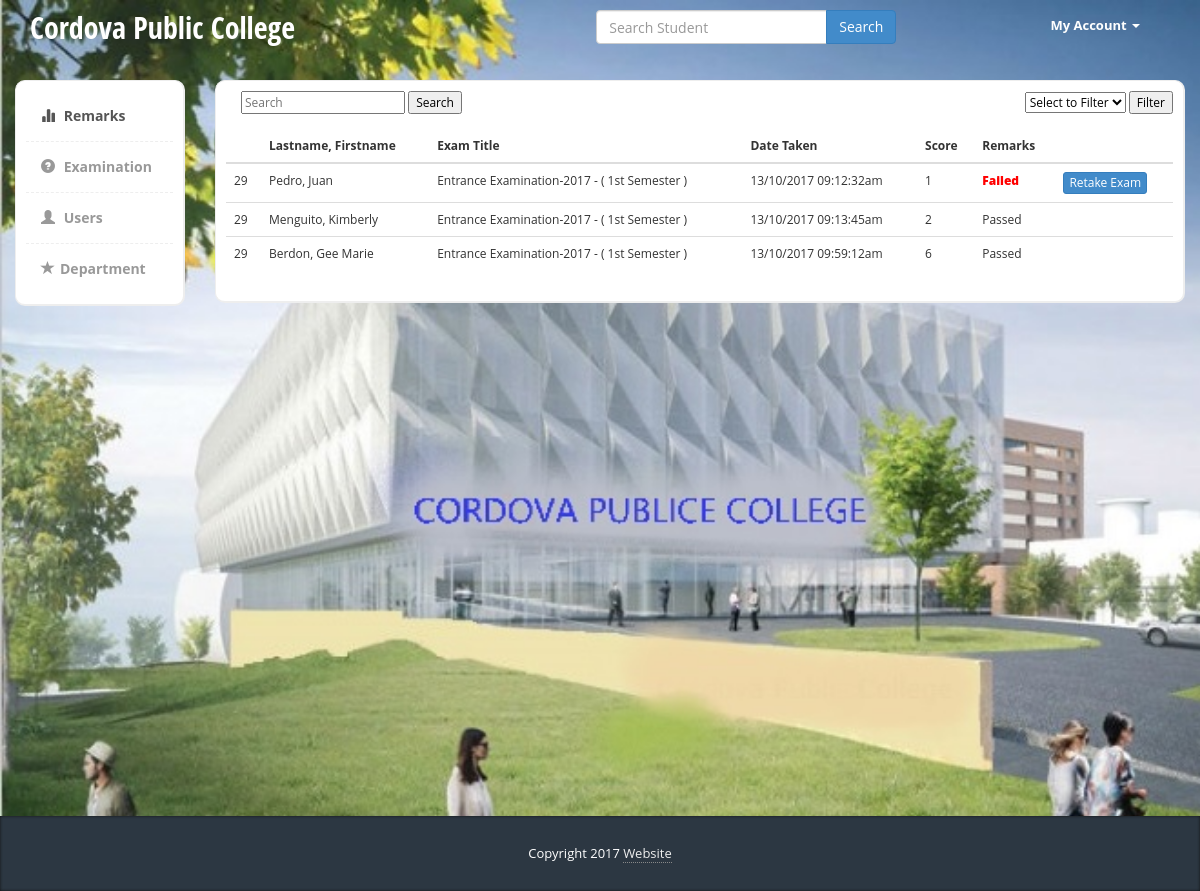
Screenshot of /admin/remarks.php (signed in) with the database file from the repository.
### tables this page shows
CREATE TABLE `remarks` (
  `id` int(11) NOT NULL,
  `exam_url` text NOT NULL,
  `userid` text NOT NULL,
  `score` int(11) NOT NULL,
  `remarks` varchar(50) NOT NULL,
  `date_taken` varchar(50) NOT NULL
);

CREATE TABLE `exams` (
  `id` int(11) NOT NULL,
  `title` varchar(50) NOT NULL,
  `auth` text NOT NULL,
  `userauth` text NOT NULL,
  `passing` int(11) DEFAULT NULL,
  `semester` varchar(50) NOT NULL
);

CREATE TABLE `user` (
  `id` int(11) NOT NULL,
  `firstname` varchar(50) NOT NULL,
  `lastname` varchar(50) NOT NULL,
  `password` text NOT NULL,
  `accessid` varchar(50) NOT NULL,
  `auth` text NOT NULL,
  `admin` text NOT NULL,
  `departmentid` int(11) NOT NULL
);

### function/function.php (called while the page is built, shortened)
<?php
function getJSONdata( $query ) {
	global $mysqli;
	$res = mysqli_query($mysqli, $query);
	$data = array();
	while ($row = mysqli_fetch_object( $res )) {
		$data[] = $row;
	}
	return $data;
}

### admin/remarks.php (the view, shortened to what this page needs)
<?php
include "header.php";
?>
<body></body>
<div class="col-md-10">
	<div class="row">
		<div class="col-md-12">
			<div class="content-box">
				<div class="form-group">
					<div class="col-sm-4">
						<form method="post">
							<input type="text" name="__keyword" placeholder="Search">
							<input type="submit" name="_search" value="Search">
						</form>
					</div>
					<div class="pull-right">
						<form method="post">
							<select name="filter">
								<option value="">Select to Filter</option>
							</select>
							<input type="submit" value="Filter" name="_getFilter">
						</form>
					</div>
					<div class="clearfix"></div>
				</div>
				<table class="table table-responsive">
					<thead>
						<tr>
							<th></th>
							<th>Lastname, Firstname</th>
							<th>Exam Title</th>
							<th>Date Taken</th>
							<th>Score</th>
							<th>Remarks</th>
							<th></th>
						</tr>
					</thead>
					<tbody>
						<?php
						function remarksDataKey( $key ) {
							$query = "select a.*, c.*, b.*, b.id as examidd, c.id as useridd, a.id as remarkid from remarks a join exams b on b.auth=a.exam_url join user c on c.id=a.userid where firstname like '%" . $key . "%' or lastname like '%" . $key . "%';";
							$getdata = getJSONdata($query);
							foreach ($getdata as $key => $value) {
								?>
								<tr>
									<td><?php echo $value->examidd; ?></td>
									<td style="text-transform: capitalize;"><?php echo $value->lastname . ", " . $value->firstname; ?></td>
									<td><?php echo $value->title . " - " . "( " . $value->semester . " )"; ?></td>
									<td><?php echo $value->date_taken; ?></td>
									<td><?php echo $value->score; ?></td>
									<td><span class="<?php echo $value->remarks == "Failed" ? "__failure" : ""; ?>"><?php echo $value->remarks; ?></span></td>
									<td>
									<?php
									if( $value->remarks == "Failed" ) {
										?>
										<a href="?retake=<?php echo $value->remarkid;?>" class="btn btn-primary btn-xs">Retake Exam</a>
										<?php
									}
									?>
									</td>
								</tr>
								<?php
							}
						}
								?>
								<?php
						if( isset($_POST["_search"])) {
							$key = $_POST["__keyword"];
							remarksDataKey($key);
						} else if(isset($_POST["_getFilter"])) {
							$filter = $_POST["filter"];
							remarksDataFilter($filter);
						} else {
							remarksDataKey(null);
						}
						?>
					</tbody>
				</table>
			</div>
		</div>
	</div>
</div>
<?php include "footer.php"; ?>

### admin/css/styles.css (style rules this page uses)
body { font-family: 'Open Sans', sans-serif; background-color: #f7f7f7; position: relative; margin: 0px; font-size: 12px; padding: 0px; }
.content-box, .content-box-large { margin-bottom:30px; background:#fff; border-radius:10px; padding:10px; border-left:1px solid #eee; border-top:1px solid #eee; border-right:2px solid #eee; border-bottom:2px solid #eee; }
body { background-color: #eff0f3; }

### admin/remarks.php (style rules this page uses)
body { background-image: url('images/a.jpg'); background-size: cover; }
.__failure { color: red; font-weight: 900; }

### rows the page displays
remarks: exams.id "29", userid.lastname "Pedro", userid.firstname "Juan", exams.title "Entrance Examination-2017", exams.semester "1st Semester", date_taken "13/10/2017 09:12:32am", score "1", remarks "Failed"
remarks: exams.id "29", userid.lastname "Menguito", userid.firstname "Kimberly", exams.title "Entrance Examination-2017", exams.semester "1st Semester", date_taken "13/10/2017 09:13:45am", score "2", remarks "Passed"
remarks: exams.id "29", userid.lastname "Berdon", userid.firstname "Gee Marie", exams.title "Entrance Examination-2017", exams.semester "1st Semester", date_taken "13/10/2017 09:59:12am", score "6", remarks "Passed"
